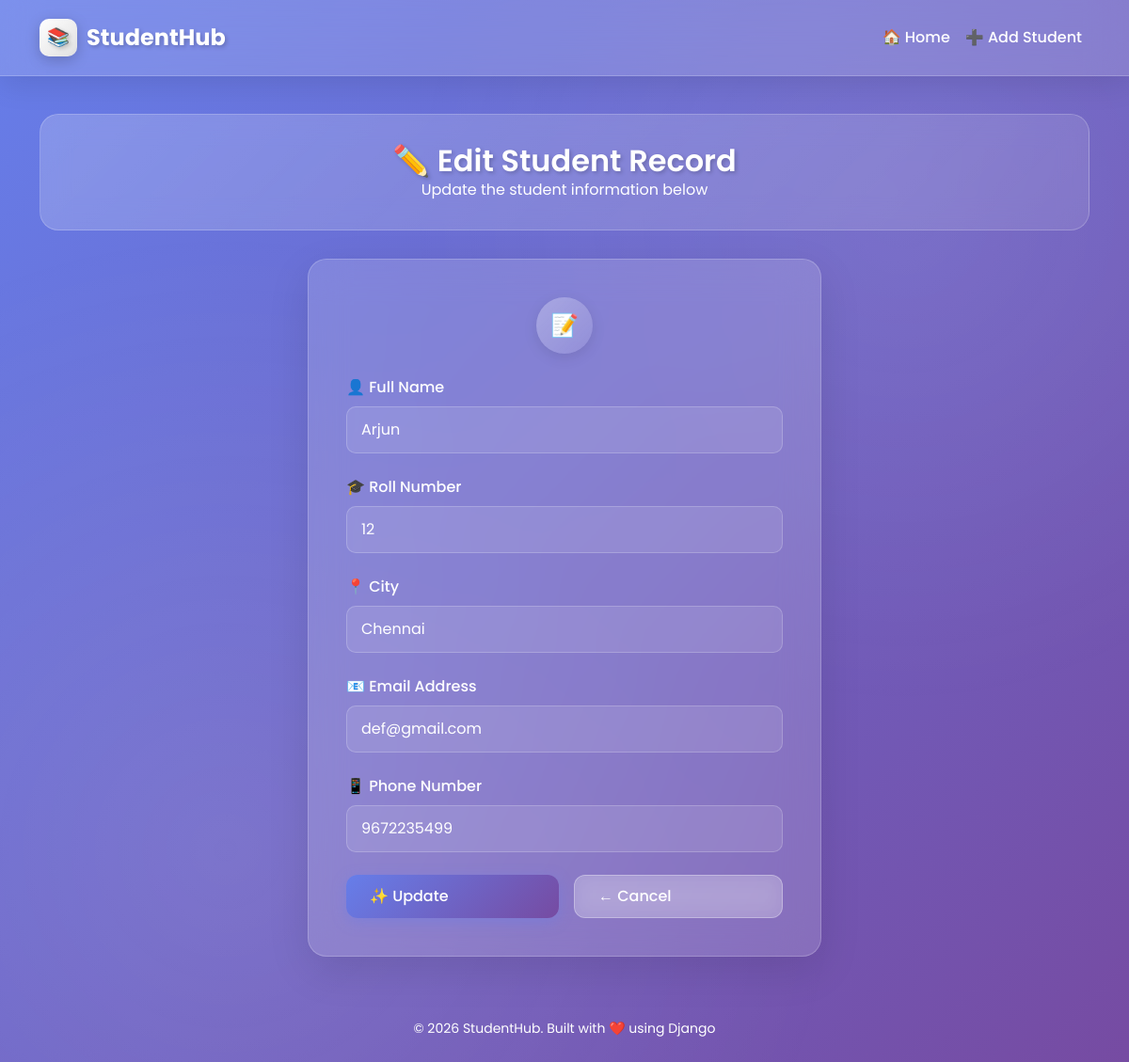
Screenshot of /edit-student/16/ with the database file from the repository.
### crudapp/models.py (models this page shows)
class Student(models.Model):
    name = models.CharField(max_length=70)
    roll = models.IntegerField()
    city = models.CharField(max_length=100)
    email = models.EmailField()
    phone_number = models.CharField(max_length=15)

### crudapp/views.py (the view, shortened to what this page needs)
# urls.py: path('edit-student/<int:id>/', EditStudent.as_view(), name='edit-student'),
class EditStudent(View):
    def get(self, request, id):
        stu = Student.objects.get(id=id)
        fm = AddStudentForm(instance=stu)
        return render(request, 'crudapp/edit-student.html', {'form':fm})

### crudapp/forms.py
class AddStudentForm(forms.ModelForm):
    class Meta:
        model = Student
        fields = ("name", "roll", "city", "email", "phone_number")
        widgets = {
            'name': forms.TextInput(attrs={'class':'form-control'}),
            'roll': forms.NumberInput(attrs={'class':'form-control'}),
            'city': forms.TextInput(attrs={'class':'form-control'}),
            'email': forms.EmailInput(attrs={'class':'form-control'}),
            'phone_number': forms.TextInput(attrs={'class':'form-control'}),
        }

### crudapp/templates/crudapp/edit-student.html (shortened to what this page needs)
{% extends 'crudapp/base.html' %}
{% block main_content %}
<section class="container">
    <div class="page-header">
        <h3>✏️ Edit Student Record</h3>
        <p class="text-white mb-0">Update the student information below</p>
    </div>
    <div class="row justify-content-center">
        <div class="col-sm-6">
            <div class="glass-form">
                <div class="text-center mb-4">
                    <div class="icon-circle mx-auto" style="width: 60px; height: 60px; font-size: 1.5rem;">📝</div>
                </div>
                <form action="" method="POST">
                    <div class="mb-4">
                        <label for="id_name" class="form-label">👤 Full Name</label>
                        <input type="text" name="name" id="id_name" class="form-control" value="{{ form.name.value }}" placeholder="Enter student name" required>
                    </div>
                    <div class="mb-4">
                        <label for="id_roll" class="form-label">🎓 Roll Number</label>
                        <input type="text" name="roll" id="id_roll" class="form-control" value="{{ form.roll.value }}" placeholder="Enter roll number" required>
                    </div>
                    <div class="mb-4">
                        <label for="id_city" class="form-label">📍 City</label>
                        <input type="text" name="city" id="id_city" class="form-control" value="{{ form.city.value }}" placeholder="Enter city name" required>
                    </div>
                    <div class="mb-4">
                        <label for="id_email" class="form-label">📧 Email Address</label>
                        <input type="email" name="email" id="id_email" class="form-control" value="{{ form.email.value }}" placeholder="Enter email address" required>
                    </div>
                    <div class="mb-4">
                        <label for="id_phone_number" class="form-label">📱 Phone Number</label>
                        <input type="tel" name="phone_number" id="id_phone_number" class="form-control" value="{{ form.phone_number.value }}" placeholder="Enter phone number" required>
                    </div>
                    <div class="d-flex gap-3 mt-4">
                        <button type="submit" class="btn btn-glass btn-glass-primary flex-grow-1">
                            ✨ Update
                        </button>
                        <a href="{% url 'home' %}" class="btn btn-glass flex-grow-1 text-center">
                            ← Cancel
                        </a>
                    </div>
                </form>
            </div>
        </div>
    </div>
</section>
{% endblock main_content %}

### crudapp/static/crudapp/css/base.css (style rules this page uses)
* { margin: 0; padding: 0; box-sizing: border-box; }
body { scroll-behavior: smooth; color: white; font-family: 'Poppins', sans-serif; min-height: 100vh; background: linear-gradient(135deg, #667eea 0%, #764ba2 100%); background-attachment: fixed; overflow-x: hidden; }
body::before { content: ''; position: fixed; top: 0; left: 0; width: 100%; height: 100%; background: radial-gradient(circle at 20% 80%, rgba(255, 255, 255, 0.1) 0%, transparent 50%), radial-gradient(circle at 80% 20%, rgba(255, 255, 255, 0.08) 0%, transparent 40%); pointer-events: none; z-index: 0; }
.page-header { background: linear-gradient(135deg, rgba(255, 255, 255, 0.2) 0%, rgba(255, 255, 255, 0.1) 100%); backdrop-filter: blur(15px); -webkit-backdrop-filter: blur(15px); border-radius: 20px; padding: 30px; margin-bottom: 30px; border: 1px solid rgba(255, 255, 255, 0.2); text-align: center; animation: fadeInDown 0.6s ease; }
.page-header h3 { color: #fff; font-weight: 600; font-size: 2rem; text-shadow: 2px 2px 4px rgba(0, 0, 0, 0.2); margin: 0; }
.btn-glass { background: rgba(255, 255, 255, 0.2); backdrop-filter: blur(10px); -webkit-backdrop-filter: blur(10px); border: 1px solid rgba(255, 255, 255, 0.3); color: #fff; font-weight: 500; padding: 10px 25px; border-radius: 12px; transition: all 0.3s ease; text-decoration: none; display: inline-flex; align-items: center; gap: 8px; }
.btn-glass-primary { background: linear-gradient(135deg, #667eea 0%, #764ba2 100%); border: none; box-shadow: 0 4px 15px rgba(102, 126, 234, 0.4); }
.glass-form { background: rgba(255, 255, 255, 0.15); backdrop-filter: blur(20px); -webkit-backdrop-filter: blur(20px); border: 1px solid rgba(255, 255, 255, 0.2); border-radius: 20px; padding: 40px; box-shadow: 0 15px 45px rgba(0, 0, 0, 0.1); animation: fadeInUp 0.6s ease; }
.glass-form input, .glass-form select, .glass-form textarea { background: rgba(255, 255, 255, 0.1); border: 1px solid rgba(255, 255, 255, 0.2); border-radius: 10px; padding: 12px 15px; color: #fff; font-size: 1rem; transition: all 0.3s ease; width: 100%; }
.glass-form input::placeholder, .glass-form textarea::placeholder { color: #ffffff; }
.glass-form label { color: #fff; font-weight: 500; margin-bottom: 8px; display: block; }
.form-control { background: rgba(255, 255, 255, 0.1); border: 1px solid rgba(255, 255, 255, 0.2); border-radius: 10px; padding: 12px 15px; color: #fff; }
.icon-circle { width: 45px; height: 45px; background: linear-gradient(135deg, rgba(255, 255, 255, 0.3) 0%, rgba(255, 255, 255, 0.1) 100%); border-radius: 50%; display: inline-flex; align-items: center; justify-content: center; color: #fff; font-size: 1.2rem; box-shadow: 0 4px 15px rgba(0, 0, 0, 0.1); }
.container { position: relative; z-index: 1; }
section { padding: 40px 0; }

### rows the page displays
Student: name "Arjun", city "Chennai", email "def@gmail.com", phone_number "9672235499"
